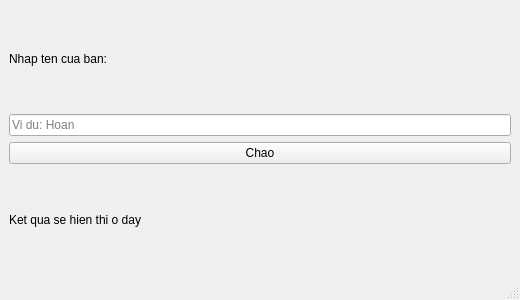
<?xml version="1.0" encoding="UTF-8"?>
<ui version="4.0">
 <class>MainWindow</class>
 <widget class="QMainWindow" name="MainWindow">
  <property name="geometry">
   <rect>
    <x>0</x>
    <y>0</y>
    <width>520</width>
    <height>300</height>
   </rect>
  </property>
  <property name="windowTitle">
   <string>Demo PyQt6 + Qt Designer</string>
  </property>
  <widget class="QWidget" name="centralwidget">
   <layout class="QVBoxLayout" name="verticalLayout">
    <item>
     <widget class="QLabel" name="labelTitle">
      <property name="text">
       <string>Nhap ten cua ban:</string>
      </property>
     </widget>
    </item>
    <item>
     <widget class="QLineEdit" name="txtName">
      <property name="placeholderText">
       <string>Vi du: Hoan</string>
      </property>
     </widget>
    </item>
    <item>
     <widget class="QPushButton" name="btnSayHello">
      <property name="text">
       <string>Chao</string>
      </property>
     </widget>
    </item>
    <item>
     <widget class="QLabel" name="lblResult">
      <property name="text">
       <string>Ket qua se hien thi o day</string>
      </property>
     </widget>
    </item>
   </layout>
  </widget>
  <widget class="QMenuBar" name="menubar">
   <property name="geometry">
    <rect>
     <x>0</x>
     <y>0</y>
     <width>520</width>
     <height>26</height>
    </rect>
   </property>
  </widget>
  <widget class="QStatusBar" name="statusbar"/>
 </widget>
 <resources/>
 <connections/>
</ui>
